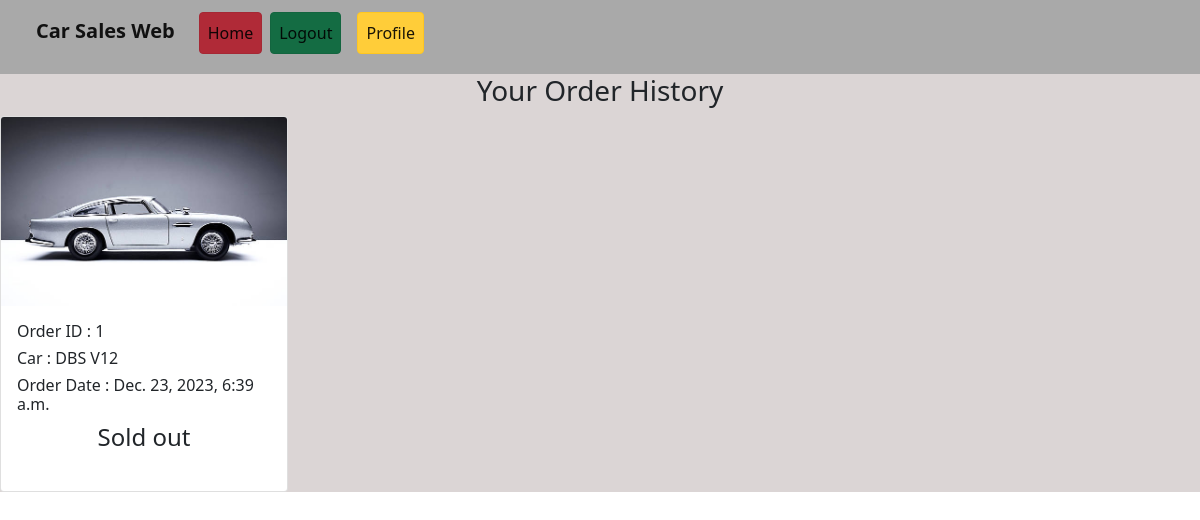
The app's page /store/history/ (signed in) with its own data.
### car_store/models.py (models this page shows, shortened)
class Order(models.Model):
    user = models.ForeignKey(User, on_delete = models.CASCADE)
    car = models.ForeignKey(Cars, on_delete = models.CASCADE)
    order_date = models.DateTimeField(auto_now_add = True)

class Cars(models.Model):
    car_name = models.CharField(max_length=50)
    car_price = models.DecimalField(max_digits= 10, decimal_places=2)
    quantity = models.IntegerField(default=0)
    brand = models.ForeignKey(Brand, on_delete=models.CASCADE)
    description = models.TextField()
    image = models.ImageField(upload_to ='media/uploads/', blank=True, null=True)

### car_store/views.py (the view)
# urls.py: path('history/', views.view_order_history, name= 'order_history_page'),
def view_order_history(request):
    user = get_user(request)
    orders = models.Order.objects.filter(user=user)
    return render(request, 'oder_history.html', {'orders': orders})

### user/templates/oder_history.html (shortened to what this page needs)
{% extends 'base.html' %}
{% load crispy_forms_tags %}
{% block content %}
<h3 class="text-center">Your Order History </h3>
    {% if orders %}
    {% for i in orders %}
        <div class="">
            <div class="card" style="width: 18rem;">
                <img src="{{i.car.image.url}}" class="card-img-top" alt="Car pic">
                <div class="card-body mb-3">
                    <h6>Order ID : {{i.id}}</h6>
                    <h6>Car : {{i.car.car_name}}</h6>
                    <h6>Order Date : {{i.order_date}}</h6>
                    <h4 class="text-center">Sold out</h4>
                </div>
              </div>
        </div>
    {% endfor %}
    {% else %}
    <p>No orders found </p>
    {% endif %}
{% endblock %}

### records on screen
Order: car.image (picture), id "1", car.car_name "DBS V12", order_date "Dec. 23, 2023, 6:39 a.m."
